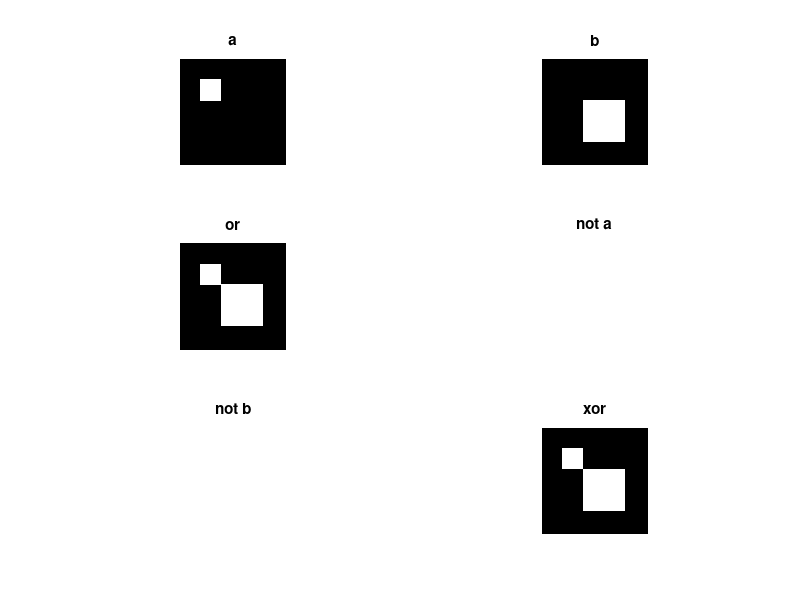

Reproduce this figure in MATLAB.
clc;
clear all;
close all;
a = zeros(256,256);
for x = 50:100;
    for y = 50:100;
        a(x,y)=1;
    end;
end;
b = zeros(256,256);
for x = 100:200;
    for y = 100:200;
        b(x,y)=1;
    end;
end;
subplot(321);
imshow(a);
title('a');
subplot(322);
imshow(b);
title('b');
subplot(323);
p = bitand(a,b);
imshow(p);
title('and');
subplot(323);
q = bitor(a,b);
imshow(q);
title('or');
subplot(324);
r = bitcmp(a);
imshow(r);
title('not a');
subplot(325);
s = bitcmp(b);
imshow(s);
title('not b');
subplot(326);
t = bitxor(a,b);
imshow(t);
title('xor');